Frame 1 (no input): blank canvas, image omitted
Frame 60 (no input): blank canvas, image omitted
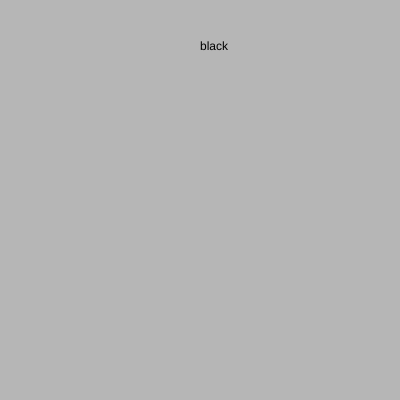
Frame 120 (the mouse pressed at the canvas centre since frame 60)

The p5.js sketch whose frames 1 and 60 were blank and that drew this single picture after the mouse press (run headless with seeded random() and noise() and a simulated clock; from frame 60 on, the mouse is pressed at the canvas centre):

// p5.js sketch
// ── sketch.js
// snake names & food//
let snakes = [{name: "black",food: "mouse"}, 
              {name: "blue", food:"rabbit"}, 
              {name: "green",food: "lizards"}, 
              {name: "red", food: "crickets"}];
let randomIndex;

function setup() {
  createCanvas(400, 400);
  
 
  
 // console.log("initial array is " + snakes);
 // console.log(snakes);
  
 // snakes.shift();
 // console.log("array after shift");
  // console.log(snakes);
  
 // snakes.unshift("blue");
 // console.log("array after unshift")
  // console.log(snakes);
  
  
}




function draw() {

}

function mousePressed() {
  background(random(255));
   randomIndex = int(random(snakes.length));
  
  console.log(snakes[int(random(snakes.length))].name);
  text(snakes[randomIndex].name, 200, 50);
  
  snakes.splice(randomIndex, 1);
}
